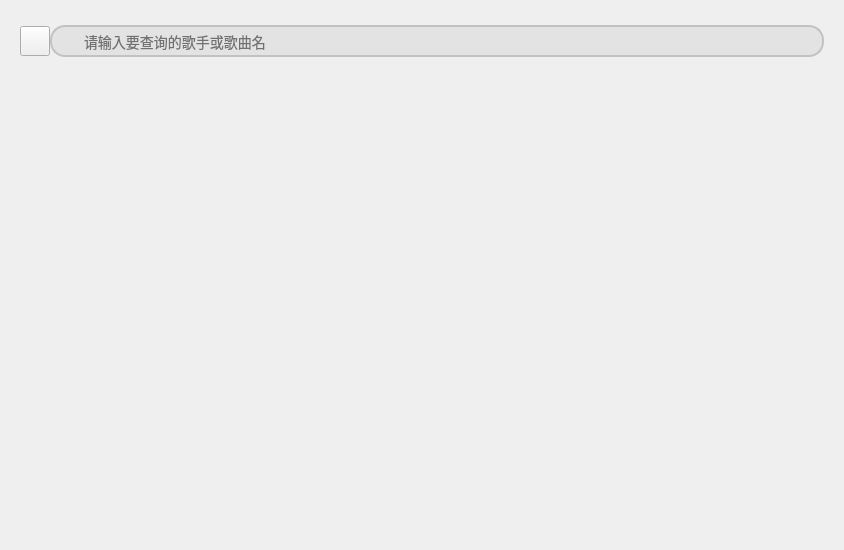
<?xml version="1.0" encoding="UTF-8"?>
<ui version="4.0">
 <class>Mylove</class>
 <widget class="QWidget" name="Mylove">
  <property name="geometry">
   <rect>
    <x>0</x>
    <y>0</y>
    <width>844</width>
    <height>550</height>
   </rect>
  </property>
  <property name="minimumSize">
   <size>
    <width>844</width>
    <height>550</height>
   </size>
  </property>
  <property name="maximumSize">
   <size>
    <width>844</width>
    <height>550</height>
   </size>
  </property>
  <property name="windowTitle">
   <string>Form</string>
  </property>
  <layout class="QHBoxLayout" name="horizontalLayout_2">
   <item>
    <layout class="QVBoxLayout" name="verticalLayout_2">
     <property name="spacing">
      <number>0</number>
     </property>
     <item>
      <widget class="QWidget" name="widget_7" native="true">
       <property name="minimumSize">
        <size>
         <width>0</width>
         <height>60</height>
        </size>
       </property>
       <property name="styleSheet">
        <string notr="true">#widget_7
{
	border-image: url(:/tupian/zhu.png);
}
</string>
       </property>
       <layout class="QHBoxLayout" name="horizontalLayout_7">
        <item>
         <layout class="QHBoxLayout" name="horizontalLayout">
          <property name="spacing">
           <number>0</number>
          </property>
          <item>
           <widget class="QPushButton" name="pushButton">
            <property name="minimumSize">
             <size>
              <width>30</width>
              <height>30</height>
             </size>
            </property>
            <property name="maximumSize">
             <size>
              <width>30</width>
              <height>30</height>
             </size>
            </property>
            <property name="cursor">
             <cursorShape>PointingHandCursor</cursorShape>
            </property>
            <property name="styleSheet">
             <string notr="true">border-image: url(:/tu/搜索.png);</string>
            </property>
            <property name="text">
             <string/>
            </property>
           </widget>
          </item>
          <item>
           <widget class="QLineEdit" name="lineEdit">
            <property name="maximumSize">
             <size>
              <width>774</width>
              <height>16777215</height>
             </size>
            </property>
            <property name="styleSheet">
             <string notr="true">QLineEdit {
                border: 2px solid #ddd;
                border-radius: 15px;
	
	border-color: rgb(194, 194, 194);
                padding: 5px 10px 5px 30px;
                background: #f5f5f5;
	background-color: rgb(227, 227, 227);
                font-size: 14px;
            }
            QLineEdit:focus {
                border: 2px solid #0078d4;
            }</string>
            </property>
            <property name="placeholderText">
             <string>请输入要查询的歌手或歌曲名</string>
            </property>
           </widget>
          </item>
         </layout>
        </item>
       </layout>
      </widget>
     </item>
     <item>
      <widget class="QWidget" name="widget_3" native="true">
       <property name="styleSheet">
        <string notr="true">
	border-image: url(:/tupian/zhu.png);
</string>
       </property>
       <layout class="QHBoxLayout" name="horizontalLayout_6">
        <item>
         <layout class="QVBoxLayout" name="verticalLayout">
          <property name="spacing">
           <number>6</number>
          </property>
          <item>
           <widget class="QTableView" name="tableView">
            <property name="styleSheet">
             <string notr="true">
#tableView{
background-color: rgba(255, 255, 255, 0);
border:none
}
QHeaderView{ background: transparent; }</string>
            </property>
            <property name="autoScroll">
             <bool>true</bool>
            </property>
            <property name="editTriggers">
             <set>QAbstractItemView::NoEditTriggers</set>
            </property>
            <property name="showGrid">
             <bool>false</bool>
            </property>
            <attribute name="horizontalHeaderHighlightSections">
             <bool>true</bool>
            </attribute>
            <attribute name="verticalHeaderVisible">
             <bool>false</bool>
            </attribute>
           </widget>
          </item>
         </layout>
        </item>
       </layout>
      </widget>
     </item>
    </layout>
   </item>
  </layout>
 </widget>
 <resources/>
 <connections/>
</ui>
